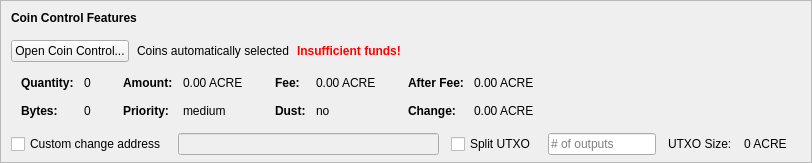
    <widget class="QFrame" name="frameCoinControl">
     <property name="sizePolicy">
      <sizepolicy hsizetype="Expanding" vsizetype="Expanding">
       <horstretch>0</horstretch>
       <verstretch>0</verstretch>
      </sizepolicy>
     </property>
     <property name="maximumSize">
      <size>
       <width>16777215</width>
       <height>16777215</height>
      </size>
     </property>
     <property name="frameShape">
      <enum>QFrame::StyledPanel</enum>
     </property>
     <property name="frameShadow">
      <enum>QFrame::Sunken</enum>
     </property>
     <layout class="QVBoxLayout" name="verticalLayoutCoinControl2">
      <property name="spacing">
       <number>0</number>
      </property>
      <property name="leftMargin">
       <number>0</number>
      </property>
      <property name="topMargin">
       <number>0</number>
      </property>
      <property name="rightMargin">
       <number>0</number>
      </property>
      <property name="bottomMargin">
       <number>6</number>
      </property>
      <item>
       <layout class="QVBoxLayout" name="verticalLayoutCoinControl" stretch="0,0,0,0,1">
        <property name="spacing">
         <number>0</number>
        </property>
        <property name="leftMargin">
         <number>10</number>
        </property>
        <property name="topMargin">
         <number>10</number>
        </property>
        <item>
         <layout class="QHBoxLayout" name="horizontalLayoutCoinControl1">
          <property name="bottomMargin">
           <number>15</number>
          </property>
          <item>
           <widget class="QLabel" name="labelCoinControlFeatures">
            <property name="sizePolicy">
             <sizepolicy hsizetype="Preferred" vsizetype="Maximum">
              <horstretch>0</horstretch>
              <verstretch>0</verstretch>
             </sizepolicy>
            </property>
            <property name="font">
             <font>
              <weight>75</weight>
              <bold>true</bold>
             </font>
            </property>
            <property name="styleSheet">
             <string notr="true">font-weight:bold;</string>
            </property>
            <property name="text">
             <string>Coin Control Features</string>
            </property>
           </widget>
          </item>
         </layout>
        </item>
        <item>
         <layout class="QHBoxLayout" name="horizontalLayoutCoinControl2" stretch="0,0,0,0">
          <property name="spacing">
           <number>8</number>
          </property>
          <property name="bottomMargin">
           <number>10</number>
          </property>
          <item>
           <widget class="QPushButton" name="pushButtonCoinControl">
            <property name="styleSheet">
             <string notr="true"/>
            </property>
            <property name="text">
             <string>Open Coin Control...</string>
            </property>
            <property name="autoDefault">
             <bool>false</bool>
            </property>
           </widget>
          </item>
          <item>
           <widget class="QLabel" name="labelCoinControlAutomaticallySelected">
            <property name="text">
             <string>Coins automatically selected</string>
            </property>
            <property name="margin">
             <number>5</number>
            </property>
           </widget>
          </item>
          <item>
           <widget class="QLabel" name="labelCoinControlInsuffFunds">
            <property name="font">
             <font>
              <weight>75</weight>
              <bold>true</bold>
             </font>
            </property>
            <property name="styleSheet">
             <string notr="true">color:red;font-weight:bold;</string>
            </property>
            <property name="text">
             <string>Insufficient funds!</string>
            </property>
            <property name="margin">
             <number>5</number>
            </property>
           </widget>
          </item>
          <item>
           <spacer name="horizontalSpacerCoinControl">
            <property name="orientation">
             <enum>Qt::Horizontal</enum>
            </property>
            <property name="sizeHint" stdset="0">
             <size>
              <width>40</width>
              <height>1</height>
             </size>
            </property>
           </spacer>
          </item>
         </layout>
        </item>
        <item>
         <widget class="QWidget" name="widgetCoinControl" native="true">
          <property name="sizePolicy">
           <sizepolicy hsizetype="Preferred" vsizetype="Preferred">
            <horstretch>0</horstretch>
            <verstretch>0</verstretch>
           </sizepolicy>
          </property>
          <property name="minimumSize">
           <size>
            <width>0</width>
            <height>0</height>
           </size>
          </property>
          <property name="styleSheet">
           <string notr="true"/>
          </property>
          <layout class="QHBoxLayout" name="horizontalLayoutCoinControl5">
           <property name="leftMargin">
            <number>0</number>
           </property>
           <property name="topMargin">
            <number>0</number>
           </property>
           <property name="rightMargin">
            <number>0</number>
           </property>
           <property name="bottomMargin">
            <number>0</number>
           </property>
           <item>
            <layout class="QHBoxLayout" name="horizontalLayoutCoinControl3" stretch="0,0,0,1">
             <property name="spacing">
              <number>20</number>
             </property>
             <property name="topMargin">
              <number>0</number>
             </property>
             <property name="bottomMargin">
              <number>10</number>
             </property>
             <item>
              <layout class="QFormLayout" name="formLayoutCoinControl1">
               <property name="horizontalSpacing">
                <number>10</number>
               </property>
               <property name="verticalSpacing">
                <number>14</number>
               </property>
               <property name="leftMargin">
                <number>10</number>
               </property>
               <property name="topMargin">
                <number>4</number>
               </property>
               <property name="rightMargin">
                <number>6</number>
               </property>
               <item row="0" column="0">
                <widget class="QLabel" name="labelCoinControlQuantityText">
                 <property name="font">
                  <font>
                   <weight>75</weight>
                   <bold>true</bold>
                  </font>
                 </property>
                 <property name="text">
                  <string>Quantity:</string>
                 </property>
                 <property name="margin">
                  <number>0</number>
                 </property>
                </widget>
               </item>
               <item row="0" column="1">
                <widget class="QLabel" name="labelCoinControlQuantity">
                 <property name="cursor">
                  <cursorShape>IBeamCursor</cursorShape>
                 </property>
                 <property name="contextMenuPolicy">
                  <enum>Qt::ActionsContextMenu</enum>
                 </property>
                 <property name="text">
                  <string notr="true">0</string>
                 </property>
                 <property name="margin">
                  <number>0</number>
                 </property>
                 <property name="textInteractionFlags">
                  <set>Qt::LinksAccessibleByMouse|Qt::TextSelectableByKeyboard|Qt::TextSelectableByMouse</set>
                 </property>
                </widget>
               </item>
               <item row="1" column="0">
                <widget class="QLabel" name="labelCoinControlBytesText">
                 <property name="font">
                  <font>
                   <weight>75</weight>
                   <bold>true</bold>
                  </font>
                 </property>
                 <property name="text">
                  <string>Bytes:</string>
                 </property>
                </widget>
               </item>
               <item row="1" column="1">
                <widget class="QLabel" name="labelCoinControlBytes">
                 <property name="cursor">
                  <cursorShape>IBeamCursor</cursorShape>
                 </property>
                 <property name="contextMenuPolicy">
                  <enum>Qt::ActionsContextMenu</enum>
                 </property>
                 <property name="text">
                  <string notr="true">0</string>
                 </property>
                 <property name="textInteractionFlags">
                  <set>Qt::LinksAccessibleByMouse|Qt::TextSelectableByKeyboard|Qt::TextSelectableByMouse</set>
                 </property>
                </widget>
               </item>
              </layout>
             </item>
             <item>
              <layout class="QFormLayout" name="formLayoutCoinControl2">
               <property name="horizontalSpacing">
                <number>10</number>
               </property>
               <property name="verticalSpacing">
                <number>14</number>
               </property>
               <property name="leftMargin">
                <number>6</number>
               </property>
               <property name="topMargin">
                <number>4</number>
               </property>
               <property name="rightMargin">
                <number>6</number>
               </property>
               <item row="0" column="0">
                <widget class="QLabel" name="labelCoinControlAmountText">
                 <property name="font">
                  <font>
                   <weight>75</weight>
                   <bold>true</bold>
                  </font>
                 </property>
                 <property name="text">
                  <string>Amount:</string>
                 </property>
                 <property name="margin">
                  <number>0</number>
                 </property>
                </widget>
               </item>
               <item row="0" column="1">
                <widget class="QLabel" name="labelCoinControlAmount">
                 <property name="cursor">
                  <cursorShape>IBeamCursor</cursorShape>
                 </property>
                 <property name="contextMenuPolicy">
                  <enum>Qt::ActionsContextMenu</enum>
                 </property>
                 <property name="text">
                  <string notr="true">0.00 ACRE</string>
                 </property>
                 <property name="textInteractionFlags">
                  <set>Qt::LinksAccessibleByMouse|Qt::TextSelectableByKeyboard|Qt::TextSelectableByMouse</set>
                 </property>
                </widget>
               </item>
               <item row="1" column="0">
                <widget class="QLabel" name="labelCoinControlPriorityText">
                 <property name="font">
                  <font>
                   <weight>75</weight>
                   <bold>true</bold>
                  </font>
                 </property>
                 <property name="text">
                  <string>Priority:</string>
                 </property>
                </widget>
               </item>
               <item row="1" column="1">
                <widget class="QLabel" name="labelCoinControlPriority">
                 <property name="cursor">
                  <cursorShape>IBeamCursor</cursorShape>
                 </property>
                 <property name="contextMenuPolicy">
                  <enum>Qt::ActionsContextMenu</enum>
                 </property>
                 <property name="text">
                  <string>medium</string>
                 </property>
                 <property name="textInteractionFlags">
                  <set>Qt::LinksAccessibleByMouse|Qt::TextSelectableByKeyboard|Qt::TextSelectableByMouse</set>
                 </property>
                </widget>
               </item>
              </layout>
             </item>
             <item>
              <layout class="QFormLayout" name="formLayoutCoinControl3">
               <property name="horizontalSpacing">
                <number>10</number>
               </property>
               <property name="verticalSpacing">
                <number>14</number>
               </property>
               <property name="leftMargin">
                <number>6</number>
               </property>
               <property name="topMargin">
                <number>4</number>
               </property>
               <property name="rightMargin">
                <number>6</number>
               </property>
               <item row="0" column="0">
                <widget class="QLabel" name="labelCoinControlFeeText">
                 <property name="font">
                  <font>
                   <weight>75</weight>
                   <bold>true</bold>
                  </font>
                 </property>
                 <property name="text">
                  <string>Fee:</string>
                 </property>
                 <property name="margin">
                  <number>0</number>
                 </property>
                </widget>
               </item>
               <item row="0" column="1">
                <widget class="QLabel" name="labelCoinControlFee">
                 <property name="cursor">
                  <cursorShape>IBeamCursor</cursorShape>
                 </property>
                 <property name="contextMenuPolicy">
                  <enum>Qt::ActionsContextMenu</enum>
                 </property>
                 <property name="text">
                  <string notr="true">0.00 ACRE</string>
                 </property>
                 <property name="textInteractionFlags">
                  <set>Qt::LinksAccessibleByMouse|Qt::TextSelectableByKeyboard|Qt::TextSelectableByMouse</set>
                 </property>
                </widget>
               </item>
               <item row="1" column="0">
                <widget class="QLabel" name="labelCoinControlLowOutputText">
                 <property name="font">
                  <font>
                   <weight>75</weight>
                   <bold>true</bold>
                  </font>
                 </property>
                 <property name="text">
                  <string>Dust:</string>
                 </property>
                </widget>
               </item>
               <item row="1" column="1">
                <widget class="QLabel" name="labelCoinControlLowOutput">
                 <property name="cursor">
                  <cursorShape>IBeamCursor</cursorShape>
                 </property>
                 <property name="contextMenuPolicy">
                  <enum>Qt::ActionsContextMenu</enum>
                 </property>
                 <property name="text">
                  <string>no</string>
                 </property>
                 <property name="textInteractionFlags">
                  <set>Qt::LinksAccessibleByMouse|Qt::TextSelectableByKeyboard|Qt::TextSelectableByMouse</set>
                 </property>
                </widget>
               </item>
              </layout>
             </item>
             <item>
              <layout class="QFormLayout" name="formLayoutCoinControl4">
               <property name="horizontalSpacing">
                <number>10</number>
               </property>
               <property name="verticalSpacing">
                <number>14</number>
               </property>
               <property name="leftMargin">
                <number>6</number>
               </property>
               <property name="topMargin">
                <number>4</number>
               </property>
               <property name="rightMargin">
                <number>6</number>
               </property>
               <item row="0" column="0">
                <widget class="QLabel" name="labelCoinControlAfterFeeText">
                 <property name="font">
                  <font>
                   <weight>75</weight>
                   <bold>true</bold>
                  </font>
                 </property>
                 <property name="text">
                  <string>After Fee:</string>
                 </property>
                 <property name="margin">
                  <number>0</number>
                 </property>
                </widget>
               </item>
               <item row="0" column="1">
                <widget class="QLabel" name="labelCoinControlAfterFee">
                 <property name="cursor">
                  <cursorShape>IBeamCursor</cursorShape>
                 </property>
                 <property name="contextMenuPolicy">
                  <enum>Qt::ActionsContextMenu</enum>
                 </property>
                 <property name="text">
                  <string notr="true">0.00 ACRE</string>
                 </property>
                 <property name="textInteractionFlags">
                  <set>Qt::LinksAccessibleByMouse|Qt::TextSelectableByKeyboard|Qt::TextSelectableByMouse</set>
                 </property>
                </widget>
               </item>
               <item row="1" column="0">
                <widget class="QLabel" name="labelCoinControlChangeText">
                 <property name="font">
                  <font>
                   <weight>75</weight>
                   <bold>true</bold>
                  </font>
                 </property>
                 <property name="text">
                  <string>Change:</string>
                 </property>
                </widget>
               </item>
               <item row="1" column="1">
                <widget class="QLabel" name="labelCoinControlChange">
                 <property name="cursor">
                  <cursorShape>IBeamCursor</cursorShape>
                 </property>
                 <property name="contextMenuPolicy">
                  <enum>Qt::ActionsContextMenu</enum>
                 </property>
                 <property name="text">
                  <string notr="true">0.00 ACRE</string>
                 </property>
                 <property name="textInteractionFlags">
                  <set>Qt::LinksAccessibleByMouse|Qt::TextSelectableByKeyboard|Qt::TextSelectableByMouse</set>
                 </property>
                </widget>
               </item>
              </layout>
             </item>
            </layout>
           </item>
          </layout>
         </widget>
        </item>
        <item>
         <layout class="QHBoxLayout" name="horizontalLayoutCoinControl4" stretch="0,0,0,0,0,0,0">
          <property name="spacing">
           <number>12</number>
          </property>
          <property name="sizeConstraint">
           <enum>QLayout::SetDefaultConstraint</enum>
          </property>
          <property name="topMargin">
           <number>5</number>
          </property>
          <property name="rightMargin">
           <number>5</number>
          </property>
          <item>
           <widget class="QCheckBox" name="checkBoxCoinControlChange">
            <property name="toolTip">
             <string>If this is activated, but the change address is empty or invalid, change will be sent to a newly generated address.</string>
            </property>
            <property name="text">
             <string>Custom change address</string>
            </property>
           </widget>
          </item>
          <item>
           <widget class="QValidatedLineEdit" name="lineEditCoinControlChange">
            <property name="enabled">
             <bool>false</bool>
            </property>
            <property name="sizePolicy">
             <sizepolicy hsizetype="Expanding" vsizetype="Fixed">
              <horstretch>0</horstretch>
              <verstretch>0</verstretch>
             </sizepolicy>
            </property>
           </widget>
          </item>
          <item>
           <widget class="QCheckBox" name="splitBlockCheckBox">
            <property name="text">
             <string>Split UTXO</string>
            </property>
           </widget>
          </item>
          <item>
           <widget class="QLineEdit" name="splitBlockLineEdit">
            <property name="sizePolicy">
             <sizepolicy hsizetype="Fixed" vsizetype="Fixed">
              <horstretch>50</horstretch>
              <verstretch>0</verstretch>
             </sizepolicy>
            </property>
            <property name="placeholderText">
             <string># of outputs</string>
            </property>
           </widget>
          </item>
          <item>
           <widget class="QLabel" name="labelBlockSizeText">
            <property name="text">
             <string>UTXO Size:</string>
            </property>
           </widget>
          </item>
          <item>
           <widget class="QLabel" name="labelBlockSize">
            <property name="text">
             <string>0 ACRE</string>
            </property>
           </widget>
          </item>
          <item>
           <widget class="QLabel" name="labelCoinControlChangeLabel">
            <property name="sizePolicy">
             <sizepolicy hsizetype="Preferred" vsizetype="Expanding">
              <horstretch>0</horstretch>
              <verstretch>0</verstretch>
             </sizepolicy>
            </property>
            <property name="minimumSize">
             <size>
              <width>0</width>
              <height>0</height>
             </size>
            </property>
            <property name="text">
             <string/>
            </property>
            <property name="margin">
             <number>3</number>
            </property>
           </widget>
          </item>
         </layout>
        </item>
        <item>
         <spacer name="verticalSpacerCoinControl">
          <property name="orientation">
           <enum>Qt::Vertical</enum>
          </property>
          <property name="sizeHint" stdset="0">
           <size>
            <width>800</width>
            <height>1</height>
           </size>
          </property>
         </spacer>
        </item>
       </layout>
      </item>
     </layout>
    </widget>
